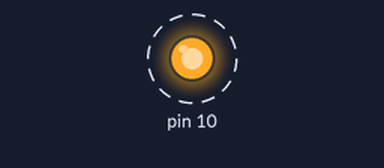
Bench run of a sketch on a simulated Arduino Uno, built with avr-gcc and run on an emulated ATmega328P. Shown: output pins drawn as LEDs (lit = HIGH). Dashed ring = blinking.

Above: at 0.2 s.
Timing chart, 0 to 3.0 s (numbered marks = the images above):
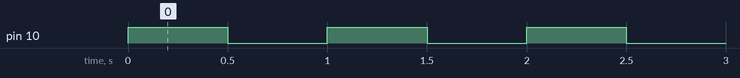

Measured:
- by itself, pin 10: alternates HIGH for 0.50 s and LOW for 0.50 s

The sketch:

sketch_may11b-2.ino
```cpp
void setup() {
  // put your setup code here, to run once:
  pinMode(10, OUTPUT);
  pinMode(10, OUTPUT);
}

void loop() {
  // put your main code here, to run repeatedly:
  digitalWrite(10 ,HIGH);
  digitalWrite(9, LOW);
  delay(500);

  digitalWrite(10, LOW);
  digitalWrite(9, HIGH);
  delay(500);
}
```
